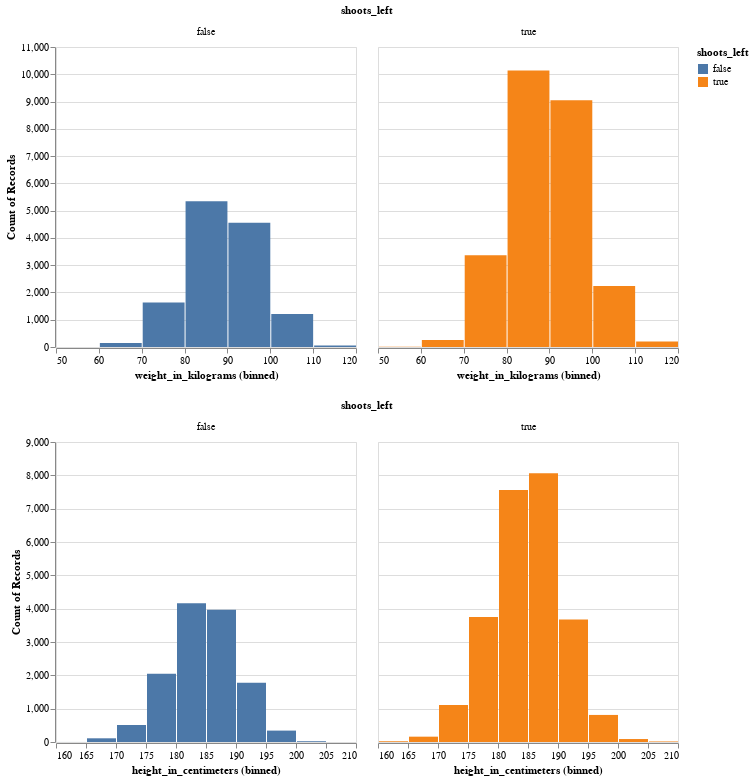

Notebook source saved alongside this figure:
### Code cell
# Perform exploratory data analysis
alt.Chart(train_df).mark_bar().encode(
    alt.X(alt.repeat("row")).type('quantitative').bin(),
    alt.Y("count()"),
    alt.Fill("shoots_left")
).facet(
    "shoots_left"
).repeat(
    row=['weight_in_kilograms', 'height_in_centimeters'],
)

### Figure 1 — Vega specification as saved in the notebook (floating-point values rounded to 4 significant figures)
{"$schema": "https://vega.github.io/schema/vega/v5.json", "data": [{"name": "source_0"}, {"name": "data_0", "values": [{"bin_maxbins_10_height_in_centimeters": 180.0, "bin_maxbins_10_height_in_centimeters_end": 185.0, "shoots_left": true, "__count": 7559, "__count_start": 0.0, "__count_end": 7559.0}, {"bin_maxbins_10_height_in_centimeters": 185.0, "bin_maxbins_10_height_in_centimeters_end": 190.0, "shoots_left": false, "__count": 3965, "__count_start": 0.0, "__count_end": 3965.0}, {"bin_maxbins_10_height_in_centimeters": 185.0, "bin_maxbins_10_height_in_centimeters_end": 190.0, "shoots_left": true, "__count": 8062, "__count_start": 0.0, "__count_end": 8062.0}, {"bin_maxbins_10_height_in_centimeters": 180.0, "bin_maxbins_10_height_in_centimeters_end": 185.0, "shoots_left": false, "__count": 4165, "__count_start": 0.0, "__count_end": 4165.0}, {"bin_maxbins_10_height_in_centimeters": 190.0, "bin_maxbins_10_height_in_centimeters_end": 195.0, "shoots_left": true, "__count": 3675, "__count_start": 0.0, "__count_end": 3675.0}, {"bin_maxbins_10_height_in_centimeters": 175.0, "bin_maxbins_10_height_in_centimeters_end": 180.0, "shoots_left": true, "__count": 3751, "__count_start": 0.0, "__count_end": 3751.0}, {"bin_maxbins_10_height_in_centimeters": 175.0, "bin_maxbins_10_height_in_centimeters_end": 180.0, "shoots_left": false, "__count": 2049, "__count_start": 0.0, "__count_end": 2049.0}, {"bin_maxbins_10_height_in_centimeters": 190.0, "bin_maxbins_10_height_in_centimeters_end": 195.0, "shoots_left": false, "__count": 1775, "__count_start": 0.0, "__count_end": 1775.0}, {"bin_maxbins_10_height_in_centimeters": 170.0, "bin_maxbins_10_height_in_centimeters_end": 175.0, "shoots_left": true, "__count": 1113, "__count_start": 0.0, "__count_end": 1113.0}, {"bin_maxbins_10_height_in_centimeters": 170.0, "bin_maxbins_10_height_in_centimeters_end": 175.0, "shoots_left": false, "__count": 510, "__count_start": 0.0, "__count_end": 510.0}, {"bin_maxbins_10_height_in_centimeters": 200.0, "bin_maxbins_10_height_in_centimeters_end": 205.0, "shoots_left": true, "__count": 89, "__count_start": 0.0, "__count_end": 89.0}, {"bin_maxbins_10_height_in_centimeters": 195.0, "bin_maxbins_10_height_in_centimeters_end": 200.0, "shoots_left": true, "__count": 812, "__count_start": 0.0, "__count_end": 812.0}, {"bin_maxbins_10_height_in_centimeters": 165.0, "bin_maxbins_10_height_in_centimeters_end": 170.0, "shoots_left": true, "__count": 160, "__count_start": 0.0, "__count_end": 160.0}, {"bin_maxbins_10_height_in_centimeters": 195.0, "bin_maxbins_10_height_in_centimeters_end": 200.0, "shoots_left": false, "__count": 342, "__count_start": 0.0, "__count_end": 342.0}, {"bin_maxbins_10_height_in_centimeters": 165.0, "bin_maxbins_10_height_in_centimeters_end": 170.0, "shoots_left": false, "__count": 111, "__count_start": 0.0, "__count_end": 111.0}, {"bin_maxbins_10_height_in_centimeters": 160.0, "bin_maxbins_10_height_in_centimeters_end": 165.0, "shoots_left": true, "__count": 22, "__count_start": 0.0, "__count_end": 22.0}, {"bin_maxbins_10_height_in_centimeters": 200.0, "bin_maxbins_10_height_in_centimeters_end": 205.0, "shoots_left": false, "__count": 23, "__count_start": 0.0, "__count_end": 23.0}, {"bin_maxbins_10_height_in_centimeters": 205.0, "bin_maxbins_10_height_in_centimeters_end": 210.0, "shoots_left": true, "__count": 16, "__count_start": 0.0, "__count_end": 16.0}, {"bin_maxbins_10_height_in_centimeters": 160.0, "bin_maxbins_10_height_in_centimeters_end": 165.0, "shoots_left": false, "__count": 1, "__count_start": 0.0, "__count_end": 1.0}]}, {"name": "child__row_height_in_centimeters_facet_domain"}, {"name": "child__row_height_in_centimeters_facet_domain_row", "values": [{"data": 0.0}]}, {"name": "child__row_height_in_centimeters_facet_domain_column", "values": [{"data": 0.0}, {"data": 1.0}]}, {"name": "data_2", "values": [{"bin_maxbins_10_weight_in_kilograms": 80.0, "bin_maxbins_10_weight_in_kilograms_end": 90.0, "shoots_left": true, "__count": 10136, "__count_start": 0.0, "__count_end": 10140.0}, {"bin_maxbins_10_weight_in_kilograms": 90.0, "bin_maxbins_10_weight_in_kilograms_end": 100.0, "shoots_left": false, "__count": 4554, "__count_start": 0.0, "__count_end": 4554.0}, {"bin_maxbins_10_weight_in_kilograms": 80.0, "bin_maxbins_10_weight_in_kilograms_end": 90.0, "shoots_left": false, "__count": 5341, "__count_start": 0.0, "__count_end": 5341.0}, {"bin_maxbins_10_weight_in_kilograms": 90.0, "bin_maxbins_10_weight_in_kilograms_end": 100.0, "shoots_left": true, "__count": 9048, "__count_start": 0.0, "__count_end": 9048.0}, {"bin_maxbins_10_weight_in_kilograms": 70.0, "bin_maxbins_10_weight_in_kilograms_end": 80.0, "shoots_left": true, "__count": 3368, "__count_start": 0.0, "__count_end": 3368.0}, {"bin_maxbins_10_weight_in_kilograms": 70.0, "bin_maxbins_10_weight_in_kilograms_end": 80.0, "shoots_left": false, "__count": 1629, "__count_start": 0.0, "__count_end": 1629.0}, {"bin_maxbins_10_weight_in_kilograms": 100.0, "bin_maxbins_10_weight_in_kilograms_end": 110.0, "shoots_left": true, "__count": 2233, "__count_start": 0.0, "__count_end": 2233.0}, {"bin_maxbins_10_weight_in_kilograms": 100.0, "bin_maxbins_10_weight_in_kilograms_end": 110.0, "shoots_left": false, "__count": 1209, "__count_start": 0.0, "__count_end": 1209.0}, {"bin_maxbins_10_weight_in_kilograms": 60.0, "bin_maxbins_10_weight_in_kilograms_end": 70.0, "shoots_left": true, "__count": 259, "__count_start": 0.0, "__count_end": 259.0}, {"bin_maxbins_10_weight_in_kilograms": 110.0, "bin_maxbins_10_weight_in_kilograms_end": 120.0, "shoots_left": true, "__count": 206, "__count_start": 0.0, "__count_end": 206.0}, {"bin_maxbins_10_weight_in_kilograms": 50.0, "bin_maxbins_10_weight_in_kilograms_end": 60.0, "shoots_left": true, "__count": 9, "__count_start": 0.0, "__count_end": 9.0}, {"bin_maxbins_10_weight_in_kilograms": 60.0, "bin_maxbins_10_weight_in_kilograms_end": 70.0, "shoots_left": false, "__count": 148, "__count_start": 0.0, "__count_end": 148.0}, {"bin_maxbins_10_weight_in_kilograms": 110.0, "bin_maxbins_10_weight_in_kilograms_end": 120.0, "shoots_left": false, "__count": 57, "__count_start": 0.0, "__count_end": 57.0}, {"bin_maxbins_10_weight_in_kilograms": 50.0, "bin_maxbins_10_weight_in_kilograms_end": 60.0, "shoots_left": false, "__count": 3, "__count_start": 0.0, "__count_end": 3.0}]}, {"name": "child__row_weight_in_kilograms_facet_domain"}, {"name": "child__row_weight_in_kilograms_facet_domain_row", "values": [{"data": 0.0}]}, {"name": "child__row_weight_in_kilograms_facet_domain_column", "values": [{"data": 0.0}, {"data": 1.0}]}, {"name": "data_2_fill_domain_shoots_left_0", "values": [{"shoots_left": true}, {"shoots_left": false}]}, {"name": "data_0_fill_domain_shoots_left_1", "values": [{"shoots_left": true}, {"shoots_left": false}]}], "signals": [{"name": "child__row_weight_in_kilograms_child_bin_maxbins_10_weight_in_kilograms_bins", "value": {"fields": ["weight_in_kilograms"], "fname": "bin_weight_in_kilograms", "start": 50.0, "step": 10.0, "stop": 120.0}}, {"name": "child__row_height_in_centimeters_child_bin_maxbins_10_height_in_centimeters_bins", "value": {"fields": ["height_in_centimeters"], "fname": "bin_height_in_centimeters", "start": 160.0, "step": 5.0, "stop": 210.0}}, {"name": "child__row_weight_in_kilograms_child_width", "value": 300}, {"name": "child__row_weight_in_kilograms_child_height", "value": 300}, {"name": "child__row_height_in_centimeters_child_width", "value": 300}, {"name": "child__row_height_in_centimeters_child_height", "value": 300}], "marks": [{"type": "group", "name": "child__row_weight_in_kilograms_group", "marks": [{"type": "group", "name": "facet-title", "title": {"text": "shoots_left", "style": "guide-title", "offset": 10}, "role": "column-title"}, {"type": "group", "name": "child__row_weight_in_kilograms_row_header", "from": {"data": "child__row_weight_in_kilograms_facet_domain_row"}, "encode": {"update": {"height": {"signal": "child__row_weight_in_kilograms_child_height"}}}, "axes": [{"scale": "child__row_weight_in_kilograms_y", "orient": "left", "grid": false, "title": "Count of Records", "labelOverlap": true, "tickCount": {"signal": "ceil(child__row_weight_in_kilograms_child_height/40)"}, "zindex": 0}], "role": "row-header"}, {"type": "group", "name": "child__row_weight_in_kilograms_column_footer", "from": {"data": "child__row_weight_in_kilograms_facet_domain_column"}, "encode": {"update": {"width": {"signal": "child__row_weight_in_kilograms_child_width"}}}, "axes": [{"scale": "child__row_weight_in_kilograms_x", "title": "weight_in_kilograms (binned)", "labelOverlap": true, "zindex": 0, "tickCount": {"signal": "ceil(child__row_weight_in_kilograms_child_width/10)"}, "grid": false, "labelFlush": true, "orient": "bottom"}], "role": "column-footer"}, {"type": "group", "name": "child__row_weight_in_kilograms_cell", "from": {"facet": {"data": "data_2", "name": "child__row_weight_in_kilograms_facet", "groupby": ["shoots_left"]}}, "sort": {"field": ["datum[\"shoots_left\"]"], "order": ["ascending"]}, "encode": {"update": {"width": {"signal": "child__row_weight_in_kilograms_child_width"}, "height": {"signal": "child__row_weight_in_kilograms_child_height"}}}, "marks": [{"type": "rect", "name": "child__row_weight_in_kilograms_child_marks", "from": {"data": "child__row_weight_in_kilograms_facet"}, "encode": {"update": {"y2": {"field": "__count_start", "scale": "child__row_weight_in_kilograms_y"}, "x2": {"field": "bin_maxbins_10_weight_in_kilograms", "scale": "child__row_weight_in_kilograms_x", "offset": {"signal": "0.5 + (abs(scale(\"child__row_weight_in_kilograms_x\", datum[\"bin_maxbins_10_weight_in_kilograms_end\"]) - scale(\"child__row_weight_in_kilograms_x\", datum[\"bin_maxbins_10_weight_in_kilograms\"])) < 0.25 ? -0.5 * (0.25 - (abs(scale(\"child__row_weight_in_kilograms_x\", datum[\"bin_maxbins_10_weight_in_kilograms_end\"]) - scale(\"child__row_weight_in_kilograms_x\", datum[\"bin_maxbins_10_weight_in_kilograms\"])))) : 0.5)"}}, "x": {"field": "bin_maxbins_10_weight_in_kilograms_end", "scale": "child__row_weight_in_kilograms_x", "offset": {"signal": "0.5 + (abs(scale(\"child__row_weight_in_kilograms_x\", datum[\"bin_maxbins_10_weight_in_kilograms_end\"]) - scale(\"child__row_weight_in_kilograms_x\", datum[\"bin_maxbins_10_weight_in_kilograms\"])) < 0.25 ? 0.5 * (0.25 - (abs(scale(\"child__row_weight_in_kilograms_x\", datum[\"bin_maxbins_10_weight_in_kilograms_end\"]) - scale(\"child__row_weight_in_kilograms_x\", datum[\"bin_maxbins_10_weight_in_kilograms\"])))) : -0.5)"}}, "fill": {"field": "shoots_left", "scale": "fill"}, "y": {"field": "__count_end", "scale": "child__row_weight_in_kilograms_y"}}}, "style": ["bar"]}], "axes": [{"scale": "child__row_weight_in_kilograms_y", "orient": "left", "tickCount": {"signal": "ceil(child__row_weight_in_kilograms_child_height/40)"}, "gridScale": "child__row_weight_in_kilograms_x", "ticks": false, "aria": false, "maxExtent": 0, "grid": true, "minExtent": 0, "zindex": 0, "domain": false, "labels": false}], "title": {"text": {"signal": "isValid(parent[\"shoots_left\"]) ? parent[\"shoots_left\"] : \"\"+parent[\"shoots_left\"]"}, "frame": "group", "offset": 10, "style": "guide-label"}, "style": "cell"}], "layout": {"padding": 20, "bounds": "full", "align": "all"}}, {"type": "group", "name": "child__row_height_in_centimeters_group", "marks": [{"type": "group", "name": "facet-title", "title": {"text": "shoots_left", "style": "guide-title", "offset": 10}, "role": "column-title"}, {"type": "group", "name": "child__row_height_in_centimeters_row_header", "from": {"data": "child__row_height_in_centimeters_facet_domain_row"}, "encode": {"update": {"height": {"signal": "child__row_height_in_centimeters_child_height"}}}, "axes": [{"scale": "child__row_height_in_centimeters_y", "labelOverlap": true, "zindex": 0, "orient": "left", "grid": false, "tickCount": {"signal": "ceil(child__row_height_in_centimeters_child_height/40)"}, "title": "Count of Records"}], "role": "row-header"}, {"type": "group", "name": "child__row_height_in_centimeters_column_footer", "from": {"data": "child__row_height_in_centimeters_facet_domain_column"}, "encode": {"update": {"width": {"signal": "child__row_height_in_centimeters_child_width"}}}, "axes": [{"scale": "child__row_height_in_centimeters_x", "orient": "bottom", "grid": false, "labelFlush": true, "labelOverlap": true, "tickCount": {"signal": "ceil(child__row_height_in_centimeters_child_width/10)"}, "zindex": 0, "title": "height_in_centimeters (binned)"}], "role": "column-footer"}, {"type": "group", "name": "child__row_height_in_centimeters_cell", "from": {"facet": {"data": "data_0", "name": "child__row_height_in_centimeters_facet", "groupby": ["shoots_left"]}}, "sort": {"field": ["datum[\"shoots_left\"]"], "order": ["ascending"]}, "encode": {"update": {"height": {"signal": "child__row_height_in_centimeters_child_height"}, "width": {"signal": "child__row_height_in_centimeters_child_width"}}}, "marks": [{"type": "rect", "name": "child__row_height_in_centimeters_child_marks", "from": {"data": "child__row_height_in_centimeters_facet"}, "encode": {"update": {"y2": {"field": "__count_start", "scale": "child__row_height_in_centimeters_y"}, "y": {"field": "__count_end", "scale": "child__row_height_in_centimeters_y"}, "fill": {"field": "shoots_left", "scale": "fill"}, "x": {"field": "bin_maxbins_10_height_in_centimeters_end", "scale": "child__row_height_in_centimeters_x", "offset": {"signal": "0.5 + (abs(scale(\"child__row_height_in_centimeters_x\", datum[\"bin_maxbins_10_height_in_centimeters_end\"]) - scale(\"child__row_height_in_centimeters_x\", datum[\"bin_maxbins_10_height_in_centimeters\"])) < 0.25 ? 0.5 * (0.25 - (abs(scale(\"child__row_height_in_centimeters_x\", datum[\"bin_maxbins_10_height_in_centimeters_end\"]) - scale(\"child__row_height_in_centimeters_x\", datum[\"bin_maxbins_10_height_in_centimeters\"])))) : -0.5)"}}, "x2": {"field": "bin_maxbins_10_height_in_centimeters", "scale": "child__row_height_in_centimeters_x", "offset": {"signal": "0.5 + (abs(scale(\"child__row_height_in_centimeters_x\", datum[\"bin_maxbins_10_height_in_centimeters_end\"]) - scale(\"child__row_height_in_centimeters_x\", datum[\"bin_maxbins_10_height_in_centimeters\"])) < 0.25 ? -0.5 * (0.25 - (abs(scale(\"child__row_height_in_centimeters_x\", datum[\"bin_maxbins_10_height_in_centimeters_end\"]) - scale(\"child__row_height_in_centimeters_x\", datum[\"bin_maxbins_10_height_in_centimeters\"])))) : 0.5)"}}}}, "style": ["bar"]}], "axes": [{"scale": "child__row_height_in_centimeters_y", "tickCount": {"signal": "ceil(child__row_height_in_centimeters_child_height/40)"}, "grid": true, "domain": false, "orient": "left", "ticks": false, "maxExtent": 0, "zindex": 0, "aria": false, "labels": false, "minExtent": 0, "gridScale": "child__row_height_in_centimeters_x"}], "title": {"text": {"signal": "isValid(parent[\"shoots_left\"]) ? parent[\"shoots_left\"] : \"\"+parent[\"shoots_left\"]"}, "style": "guide-label", "frame": "group", "offset": 10}, "style": "cell"}], "layout": {"padding": 20, "bounds": "full", "align": "all"}}], "scales": [{"name": "fill", "type": "ordinal", "domain": {"fields": [{"data": "data_2_fill_domain_shoots_left_0", "field": "shoots_left"}, {"data": "data_0_fill_domain_shoots_left_1", "field": "shoots_left"}], "sort": true}, "range": "category"}, {"name": "child__row_weight_in_kilograms_x", "type": "linear", "domain": {"signal": "[child__row_weight_in_kilograms_child_bin_maxbins_10_weight_in_kilograms_bins.start, child__row_weight_in_kilograms_child_bin_maxbins_10_weight_in_kilograms_bins.stop]"}, "range": [0, {"signal": "child__row_weight_in_kilograms_child_width"}], "bins": {"signal": "child__row_weight_in_kilograms_child_bin_maxbins_10_weight_in_kilograms_bins"}, "zero": false}, {"name": "child__row_weight_in_kilograms_y", "type": "linear", "domain": {"data": "data_2", "fields": ["__count_start", "__count_end"]}, "range": [{"signal": "child__row_weight_in_kilograms_child_height"}, 0], "nice": true, "zero": true}, {"name": "child__row_height_in_centimeters_x", "type": "linear", "domain": {"signal": "[child__row_height_in_centimeters_child_bin_maxbins_10_height_in_centimeters_bins.start, child__row_height_in_centimeters_child_bin_maxbins_10_height_in_centimeters_bins.stop]"}, "range": [0, {"signal": "child__row_height_in_centimeters_child_width"}], "bins": {"signal": "child__row_height_in_centimeters_child_bin_maxbins_10_height_in_centimeters_bins"}, "zero": false}, {"name": "child__row_height_in_centimeters_y", "type": "linear", "domain": {"data": "data_0", "fields": ["__count_start", "__count_end"]}, "range": [{"signal": "child__row_height_in_centimeters_child_height"}, 0], "zero": true, "nice": true}], "layout": {"padding": 20, "columns": 1, "bounds": "full", "align": "all"}, "legends": [{"fill": "fill", "symbolType": "square", "title": "shoots_left"}], "background": "white", "padding": 5}
